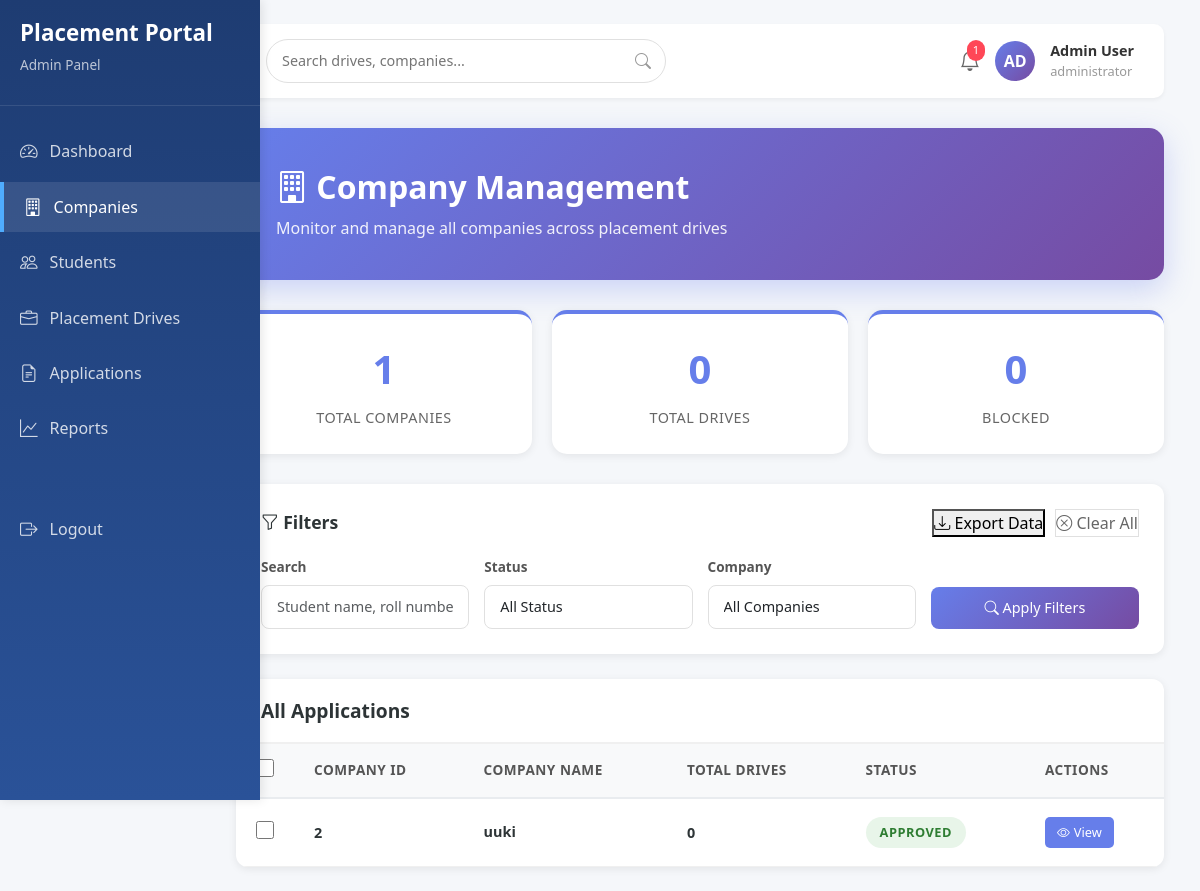
Screenshot of /admin/companies (signed in) with the database file from the repository.
### portal/models.py (models this page shows)
class Company(db.Model,UserMixin):
    __tablename__ = 'companies'
    id = db.Column(db.Integer , primary_key = True)
    user_id = db.Column(db.Integer,db.ForeignKey('users.id'),nullable = False)
    company_name = db.Column(db.String(100) , unique = True, nullable = False)
    hr_contact = db.Column(db.String(20) , unique = True)
    website = db.Column(db.String(200))
    approval_status = db.Column(db.String(20) , default = 'APPROVED') #APPROVED , PENDING , REJECTED
    is_blacklisted = db.Column(db.Boolean , default = False)

### app.py (the view)
@app.route('/admin/companies')
@login_required
def admin_companies():
    com_det = Company.query.all()
    total_blocked = Company.query.filter(Company.approval_status != 'APPROVED').all()
    drive = Drive.query.all()
    return render_template('admin/admin_companies.html', com_det = com_det,drive = drive,t_c = len(com_det) , t_d = len(drive) ,t_b = len(total_blocked) )

### app.py (called while the page is built)
@login_manager.user_loader
def load_user(user_id):
    return User.query.get(int(user_id))

### templates/admin/admin_companies.html (shortened to what this page needs)
{% extends "admin/admin_base.html" %}
{% block content %}
<div class="top-nav">
    <div class="search-bar">
        <input type="text" placeholder="Search drives, companies...">
        <i class="bi bi-search"></i>
    </div>
    <div class="user-info">
        <div class="notification-icon">
            <i class="bi bi-bell"></i>
            <span class="notification-badge">1</span>
        </div>
        <div class="user-avatar">AD</div>
        <div>
            <div style="font-weight: 600; font-size: 0.9rem;">Admin User</div>
            <div style="font-size: 0.8rem; color: #999;">administrator</div>
        </div>
    </div>
</div>
<div class="page-header">
    <h1><i class="bi bi-building"></i> Company Management</h1>
    <p>Monitor and manage all companies across placement drives</p>
</div>
<div class="stats-row">
    <div class="stat-card hov">
        <div class="stat-number">{{t_c}}</div>
        <div class="stat-label">Total Companies</div>
    </div>
    <div class="stat-card hov applied">
        <div class="stat-number">{{t_d}}</div>
        <div class="stat-label">Total Drives</div>
    </div>
    <div class="stat-card hovr rejected">
        <div class="stat-number">{{t_b}}</div>
        <div class="stat-label">Blocked</div>
    </div>
</div>
<div class="filters-section">
    <div class="filter-header">
        <h5><i class="bi bi-funnel"></i> Filters</h5>
        <div style="display: flex; gap: 10px;">
            <button class="btn-export">
                <i class="bi bi-download"></i> Export Data
            </button>
            <button class="btn-outline" onclick="clearAllFilters()">
                <i class="bi bi-x-circle"></i> Clear All
            </button>
        </div>
    </div>
    <div class="filter-grid">
        <div class="form-group">
            <label>Search</label>
            <input type="text" class="form-control" placeholder="Student name, roll number...">
        </div>
        <div class="form-group">
            <label>Status</label>
            <select class="form-control">
                <option>All Status</option>
            </select>
        </div>
        <div class="form-group">
            <label>Company</label>
            <select class="form-control">
                <option>All Companies</option>
            </select>
        </div>
        <div class="form-group">
            <label>&nbsp;</label>
            <button class="btn btn-primary" style="width: 100%;">
                <i class="bi bi-search"></i> Apply Filters
            </button>
        </div>
    </div>
</div>
<div class="table-container">
    <div class="table-header">
        <h5>All Applications</h5>
    </div>
    <div id="tableView">
        <table class="applications-table">
            <thead>
                <tr>
                    <th style="width: 40px;">
                        <input type="checkbox" class="table-checkbox">
                    </th>
                    <th>Company ID</th>
                    <th>Company Name</th>
                    <th>Total Drives</th>
                    <th>Status</th>
                    <th>Actions</th>
                </tr>
            </thead>
            <tbody>
                <tr>
                    {% for c in com_det %}
                    <td>
                        <input type="checkbox" class="table-checkbox app-checkbox" onchange="updateBulkActions()">
                    </td>
                    <td><strong>{{c.user_id}}</strong></td>
                    <td>
                        <div class="student-info-cell">
                            <div class="student-details">
                                <div class="student-name">{{c.company_name}}</div>
                            </div>
                        </div>
                    </td>
                    <td>
                        <div class="drive-info">
                            {% set ns = namespace(count=0) %}
                            {% for d in drive %}
                            {% if d.company_id == c.id %}
                            {% set ns.count = ns.count + 1 %}
                            {% endif %}
                            {% endfor %}
                            <div class="drive-title-sm">{{ns.count}}</div>
                        </div>
                    </td>
                    <td>{% if c.approval_status == 'APPROVED' %}
                        <span class="status-badge status-selected">Approved</span>
                        {% elif c.approval_status == 'PENDING' %}
                        <span class="status-badge status-applied">Pending</span>
                        {% else %}
                        <span class="status-badge status-shortlisted">Rejected</span>
                        {% endif %}
                    </td>
                    <td>
                        <div class="table-actions">
                            <button class="btn-sm btn-view">
                                <i class="bi bi-eye"></i> View
                            </button>
                        </div>
                    </td>
                    {% endfor %}
                </tr>
            </tbody>
        </table>
    </div>
</div>
{% endblock %}

### templates/admin/admin_companies.html (style rules this page uses)
.hov { border-radius: 15px; }
.hovr { border-radius: 15px; }

### rows the page displays
Company: user_id "2", company_name "uuki", count "0", approval_status "APPROVED"

### other values shown
{{ t_c }} "1"
{{ t_d }} "0"
{{ t_b }} "0"
